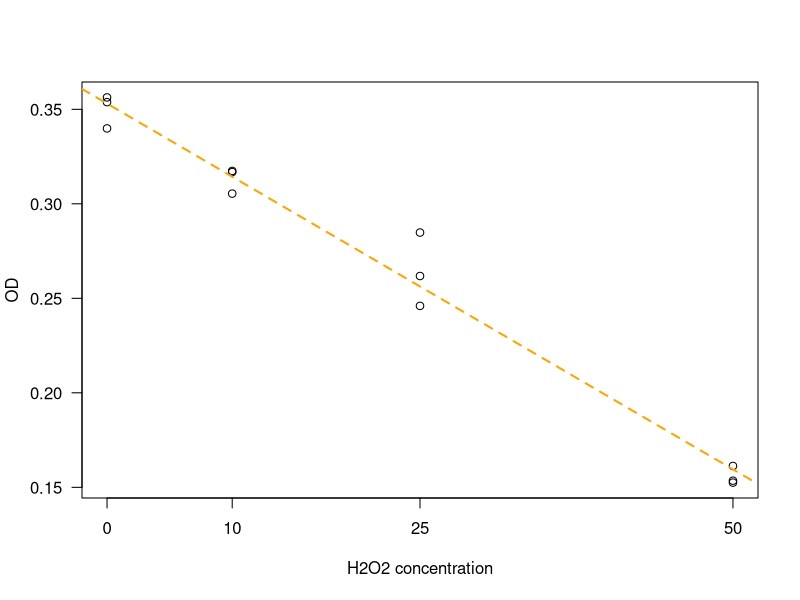

Here is the R script that generated this plot:
######################################################################
# Computer notes             Statistics for Laboratory Scientists (2)
# Lecture 13                                 Johns Hopkins University 
######################################################################
# These notes provide R code related to the course lectures, to
# further illustrate the topics in the lectures and to assist the
# students to learn R.
#
# Lines beginning with the symbol '#' are comments in R.  All other
# lines contain code.
#
# In R for Windows, you may wish to open this file from the menu bar
# (File:Display file); you can then easily copy commands into the
# command window.  (Use the mouse to highlight one or more lines; then
# right-click and select "Paste to console".)
######################################################################

###############################################
# David Sullivan's pf3d7 plasmodium data
###############################################

# read the data
h2o2 <- c(0,0,0,10,10,10,25,25,25,50,50,50)
pf3d7 <- c(0.3399,0.3563,0.3538,0.3168,0.3054,0.3174,
           0.2460,0.2618,0.2848,0.1535,0.1613,0.1525)

# calculate some statistics
n <- length(h2o2)
yb <- mean(pf3d7)
xb <- mean(h2o2)
sxy <- sum(h2o2*pf3d7)-n*xb*yb
#    or do: sxy <- sum( (h2o2-xb) * (pf3d7-yb) )
sxx <- sum(h2o2^2)-n*xb^2
#    or do: sxx <- sum( (h2o2-xb)^2 )

# parameter estimates
b1hat <- sxy/sxx
b0hat <- yb-b1hat*xb

# predicted (fitted) values
yhat <- b0hat + b1hat*h2o2

# residual standard deviation
rss <- sum((pf3d7-yhat)^2)
sigmahat <- sqrt(rss/(n-2))

# using the function lm()
lm.pf3d7 <- lm(pf3d7 ~ h2o2)
summary(lm.pf3d7)

# plot the data
par(mfrow=c(1,1),las=1)
plot(h2o2,pf3d7,xaxt="n",xlab="H2O2 concentration",ylab="OD")
axis(1,c(0,10,25,50))
abline(lsfit(h2o2,pf3d7),lwd=2,col="orange",lty=2)

##################
# End of comp13.R
##################
